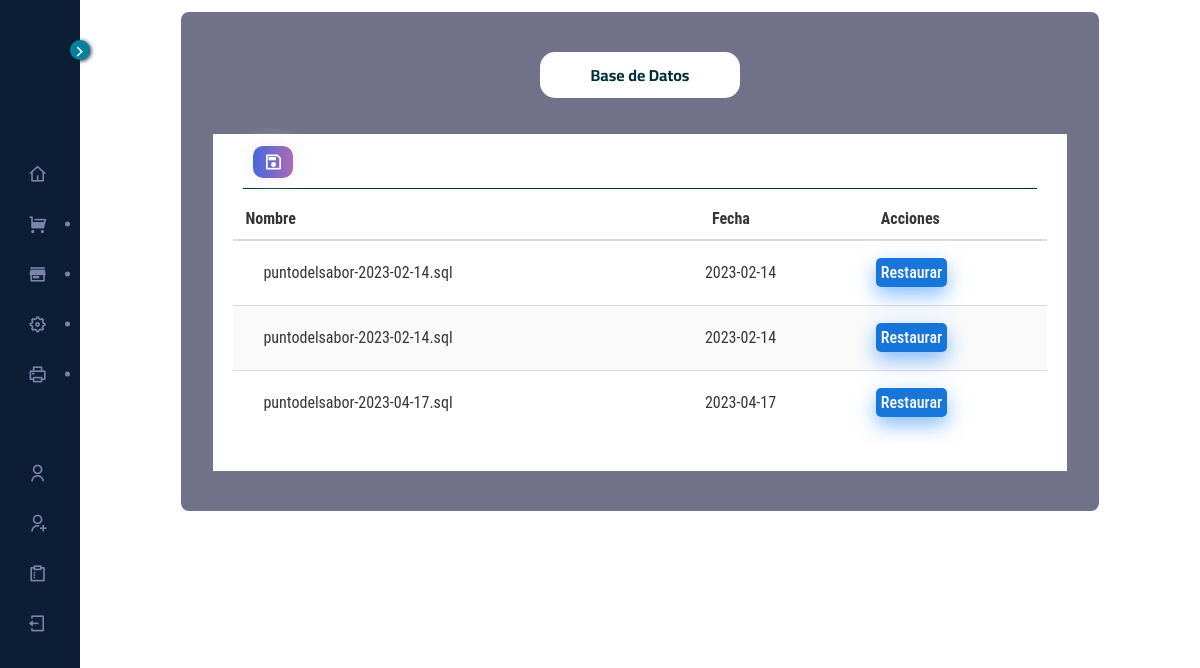
Screenshot of /restaurar.php (signed in) with the database file from the repository.
### tables this page shows
CREATE TABLE `respaldos` (
  `id` int(255) NOT NULL AUTO_INCREMENT,
  `nombre` varchar(255) NOT NULL,
  `ruta` varchar(255) NOT NULL,
  `fecha` date NOT NULL,
  PRIMARY KEY (`id`)
);

### restaurar.php (the view, shortened to what this page needs)
<!DOCTYPE html>
<html lang="zxx">
<head>
    <link rel="stylesheet" href="css/bootstrap.min.css" type="text/css">
    <link rel="stylesheet" href="css/font-awesome.min.css" type="text/css">
    <link rel="stylesheet" href="css/elegant-icons.css" type="text/css">
    <link rel="stylesheet" href="css/nice-select.css" type="text/css">
    <link rel="stylesheet" href="css/jquery-ui.min.css" type="text/css">
    <link rel="stylesheet" href="css/owl.carousel.min.css" type="text/css">
    <link rel="stylesheet" href="css/slicknav.min.css" type="text/css">
    <link rel="stylesheet" href="css/style.css" type="text/css">
    <link rel="stylesheet" href="css/sidebarsystem.css" type="text/css">
    <link rel="stylesheet" href="css/layout.css">
    <link rel="stylesheet" href="css/remixicon.css">
    <link rel="stylesheet" href="css/tablastyle.css">
<link rel="stylesheet" type="text/css" href="DataTables/Bulma-0.9.2/css/bulma.min.css"/>
<link rel="stylesheet" type="text/css" href="DataTables/datatables.min.css"/>
<link rel="stylesheet" href="datatables/Responsive-2.2.9/css/responsive.foundation.min.css">
</head>
<body>
     <?php require('./layout/sidebarsystem.php')  ?>
      <div class="layout">
        <main class="content">
          <div class="contenedor2">
          <div class="container__section">
<p class="header__title">Base de Datos</p>
<div class="container__section-table">
    <div class="datatable-header">
                    <div class="tools">
                        <ul>
                            <li>
                                <a href="respaldar.php"><button><i class="ri-save-2-line"></i></button></a>
                            </li>
                        </ul>
                    </div>
                </div>
    <table id="myTable" class="table is-striped datatable" style="width: 100%;">
        <thead>
            <tr>
                <th>Nombre</th>
                <th>Fecha</th>
                <th>Acciones</th>
            </tr>
        </thead>
        <tbody>
                <?php
                        $conexion=mysqli_connect('localhost','root','','delmary');
                        $sql="SELECT * FROM respaldos";
                        $result=mysqli_query($conexion,$sql);
                        while($mostrar=mysqli_fetch_array($result)){
                            $nombre2 = $mostrar['nombre'];
                            $fecha = $mostrar['fecha'];
                        ?>
            <tr>
                <td><?php echo $nombre2 ?></td>
                <td><?php echo $fecha ?></td>
                <?php echo "<td><a href='restaurado.php?nombre=$nombre2' class='edit'>Restaurar</a></td>"; ?>
            </tr>
<?php } ?>
        </tbody>
    </table>
</div>
</div>
</div>
            </div>
</body>
</html>

### css/style.css (style rules this page uses)
html, body { height: 100%; font-family: "Cairo", sans-serif; -webkit-font-smoothing: antialiased; font-smoothing: antialiased; }
h1, h2, h3, h4, h5, h6, { margin: 0; color: #111111; font-weight: 400; font-family: "Cairo", sans-serif; }
p { font-size: 16px; font-family: "Cairo", sans-serif; color: #6f6f6f; font-weight: 400; line-height: 26px; margin: 0 0 15px 0; }
ul, ol { padding: 0; margin: 0; }

### css/sidebarsystem.css (style rules this page uses)
:root { --font-color: rgb(68, 68, 68); --blank-color: #fff; --active-color: rgb(0, 255, 200); --primary-color: rgb(2, 46, 60); --secondary-color: rgb(48, 145, 140); --third-color: rgb(229, 255, 0); --transition-05: all 0.5s ease; --transition-03: all 0.3s ease; --input-select: rgba(0, 0, 0, 0.063); --input-select2: rgba(191, 186, 186, 0.08); }
.layout { z-index: 1; }
.layout .content { padding: 12px 50px; display: flex; flex-direction: column; }
* { box-sizing: border-box; }
body { margin: 0; height: 100vh; font-family: "Poppins", sans-serif; color: #3f4750; font-size: 0.9rem; background-image: url('../img/background.png'); overflow: hidden; }
a { text-decoration: none; }
.contenedor2 { margin: 0 auto; background-color: rgba(19, 20, 59, 0.6); width: 90%; height: auto; border-radius: 8px; }

### css/layout.css (style rules this page uses)
.layout { min-height: 100%; display: -webkit-box; display: -ms-flexbox; display: flex; -webkit-box-orient: vertical; -webkit-box-direction: normal; -ms-flex-direction: column; flex-direction: column; position: relative; -webkit-box-flex: 1; -ms-flex-positive: 1; flex-grow: 1; }
.layout .content { -webkit-box-flex: 1; -ms-flex-positive: 1; flex-grow: 1; }
.layout.fixed-sidebar .sidebar ~ .layout { height: 100%; overflow: auto; }

### css/tablastyle.css (style rules this page uses)
* { margin: 0; padding: 0; box-sizing: border-box; font-family: "Roboto Condensed", sans-serif; }
:root { --font-size1: 12px; --font-size2: 18px; --font-size3: 20px; --font-color: rgb(68, 68, 68); --blank-color: #fff; --active-color: rgb(0, 255, 200); --primary-color: rgb(2, 46, 60); --secondary-color: rgb(48, 145, 140); --secondary-color2: rgb(15, 44, 43); --third-color: rgb(232, 255, 22); --input-select: rgba(0, 0, 0, 0.063); --transition-05: all 0.5s ease; --transition-03: all 0.3s ease; }
.header__title { margin: 0 auto; text-align: center; font-weight: bold; background-color: #fff; padding: 10px 10px; width: 200px; color: rgb(2, 46, 60); border-radius: 15px; }
.container__section { padding: 40px 10px; width: 100%; box-sizing: border-box; display: flex; flex-direction: column; gap: 20px; }
.container__section .tools i { font-size: 20px; }
.container__section-table { background-color: var(--blank-color); color: var(--font-color); width: 95%; padding: 20px; margin: auto; box-sizing: border-box; font-size: var(--font-size1); }
.container__section-table .datatable { width: 100%; font-size: 16px; overflow-x: hidden; }
.datatable td { padding: 20px 5px !important; }
.datatable td:first-child { padding: 20px 5px 20px 30px !important; }
.datatable-header { display: flex; align-items: baseline; border-bottom: solid 1px var(--primary-color); padding: 12px; margin: 10px; }
.datatable-header .tools { width: 70%; }
.datatable-header .tools ul { margin: 0; padding: 0; display: flex; justify-content: start; align-items: baseline; }
.datatable-header .tools li { display: inline; text-transform: none; align-items: baseline; }
.datatable-header .tools ul li button { background-image: linear-gradient(to right, #4568DC 0%, #B06AB3 51%, #4568DC 100%); margin: -30px -5%; padding: 1px 10px; text-align: center; text-transform: uppercase; transition: 0.5s; background-size: 200% auto; color: white; box-shadow: 0 0 20px #eee; border-radius: 10px; display: block; border: none; font-size: 10px; }
.edit, .drop, .pdfview { border-radius: 5px; color: var(--blank-color); text-align: center; padding: 5px; margin: 2px; font-weight: 550; }
.edit { background-color: rgba(0, 103, 213, 0.907); color: var(--blank-color); -webkit-box-shadow: 0px 8px 20px 0px rgba(16, 123, 255, 0.5); box-shadow: 0px 8px 20px 0px rgba(16, 123, 255, 0.5); transition: var(--transition-03); }

### rows the page displays
respaldos: nombre "puntodelsabor-2023-02-14.sql", fecha "2023-02-14"
respaldos: nombre "puntodelsabor-2023-02-14.sql", fecha "2023-02-14"
respaldos: nombre "puntodelsabor-2023-04-17.sql", fecha "2023-04-17"
